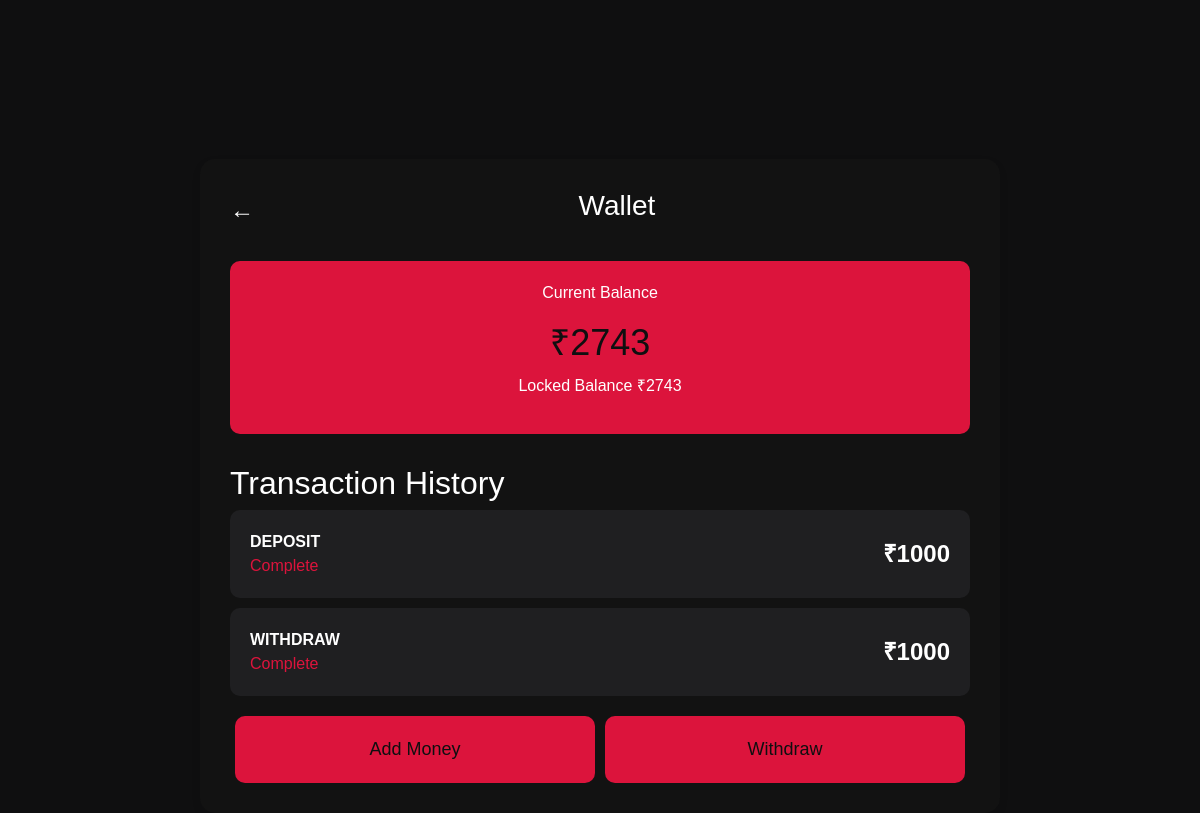
The app's page /superfin/wallet/wallet.php (signed in) with its own data.
### tables this page shows
CREATE TABLE `wallet_tbl` (
  `wallet_id` int(11) NOT NULL,
  `user_id` int(11) NOT NULL,
  `funds` int(11) NOT NULL
);

CREATE TABLE `wallet_history_tbl` (
  `history_id` int(11) NOT NULL,
  `user_id` int(11) NOT NULL,
  `wallet_amount` int(11) NOT NULL,
  `tran_type` varchar(255) NOT NULL
);

### superfin/wallet/wallet.php (the view, shortened to what this page needs)
<?php
require("../conn/conn.php");
$user_id = $_SESSION['user_id'];
?>
<!DOCTYPE html>
<html lang="en">
<head>
    <link rel="stylesheet" href="https://cdn.jsdelivr.net/npm/bootstrap@4.6.2/dist/css/bootstrap.min.css">
    <link rel="stylesheet" href="wallet.css">
</head>
<body>
    <div class="wallet-container" style="margin-top: 12rem;">
        <header class="wallet-header">
            <a href="../dashboard.php" class="back-button">&#8592;</a>
            <h1>Wallet</h1>
        </header>
        <section class="balance-section">
            <div class="balance-card">
                <?php
                $query11 = "SELECT * FROM `wallet_tbl` where user_id = '$user_id'";
                $a11 = mysqli_query($con, $query11);
                $b11 = mysqli_num_rows($a11);
                if($b11){
                    while ($row11 = mysqli_fetch_assoc($a11)) {
                        echo '<p>Current Balance</p>
                        <h2>₹'. $row11['funds'] .'</h2>
                        <p>Locked Balance ₹'. $row11['funds'] .'</p>';
                    }
                }else{
                    echo '<p>Current Balance</p>
                    <h2>₹0</h2>
                    <p>Locked Balance ₹0</p>';
                }
                ?>
            </div>
        </section>
        <section class="transaction-history">
            <h2>Transaction History</h2>
            <?php
                $query1 = "SELECT * FROM `wallet_history_tbl` where user_id = '$user_id'";
                $a1 = mysqli_query($con, $query1);
                $b1 = mysqli_num_rows($a1);
                if($b1){
                    while ($row1 = mysqli_fetch_assoc($a1)) {
                        echo '<div class="transaction-item">
                        <div class="transaction-info">
                            <span class="transaction-type">'. $row1['tran_type'] .'</span>
                            <span class="transaction-status">Complete</span>
                        </div>
                        <div class="transaction-amount">₹'. $row1['wallet_amount'] .'</div>
                    </div>';
                    }
                }else{
                    echo '<div class="transaction-item">
                    <h3>Empty Transcation</h3>
                </div>';
                }
            ?>
        </section>
        <div class="wallet-actions">
    <button type="button" class="btn add-money" data-toggle="modal" data-target="#addMoneyModal">
        Add Money
    </button>
    <button type="button" class="btn add-money" data-toggle="modal" data-target="#withdrawModal">
        Withdraw
    </button>
</div>
</body>
</html>

### superfin/wallet/wallet.css (style rules this page uses)
* { margin: 0; padding: 0; box-sizing: border-box; }
body { font-family: Arial, sans-serif; background-color: #0f0f10; color: #fff; margin: 0; padding: 0; display: flex; justify-content: center; align-items: center; height: 100vh; }
.wallet-container { width: 100%; max-width: 600px; margin: 20px; padding: 20px; background-color: #121212; border-radius: 15px; box-shadow: 0 4px 8px rgba(0, 0, 0, 0.1); }
.wallet-header { display: flex; align-items: center; margin-bottom: 20px; }
.back-button { text-decoration: none; color: #fff; font-size: 24px; margin-right: 10px; }
.wallet-header h1 { font-size: 24px; flex-grow: 1; text-align: center; }
.balance-section { background-color: crimson; padding: 20px; border-radius: 10px; margin: 20px 0; text-align: center; }
.balance-card h2 { margin: 10px 0; font-size: 36px; color: #0f0f10; }
.transaction-history { margin-bottom: 20px; }
.transaction-item { background-color: #1f1f21; padding: 15px; border-radius: 10px; margin-bottom: 10px; display: flex; justify-content: space-between; align-items: center; }
.transaction-info { display: flex; flex-direction: column; }
.transaction-type { font-weight: bold; }
.transaction-status { color: crimson; }
.transaction-amount { font-size: 20px; font-weight: bold; }
.wallet-actions { display: flex; justify-content: space-between; }
.btn { padding: 15px 20px; border: none; border-radius: 10px; font-size: 16px; cursor: pointer; flex: 1; margin: 0 5px; transition: background-color 0.3s ease; }
.add-money { background-color: crimson; color: #0f0f10; }
@media (min-width: 768px) { .wallet-container { max-width: 800px; padding: 30px; } }
@media (min-width: 768px) { .wallet-header h1 { font-size: 28px; } }
@media (min-width: 768px) { .balance-section { margin: 30px 0; } }
@media (min-width: 768px) { .transaction-item { padding: 20px; } }
@media (min-width: 768px) { .transaction-amount { font-size: 24px; } }
@media (min-width: 768px) { .btn { padding: 20px 30px; font-size: 18px; } }

### records on screen
wallet_tbl: funds "2743"
wallet_history_tbl: tran_type "DEPOSIT", wallet_amount "1000"
wallet_history_tbl: tran_type "WITHDRAW", wallet_amount "1000"
